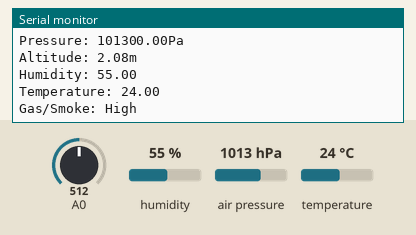
Recording of a sketch running on a simulated Arduino Uno, built with avr-gcc and run on an emulated ATmega328P. Parts: the last lines printed to the serial monitor. The test bench sets the inputs (shaded band); at power-on: A0 = 512, humidity 55 %, air pressure 1013 hPa, temperature 24 °C. No radio packets arrive unless stated.

Above: at 1.2 s.
1.3 s: A0 set to 492
At 2.8 s:
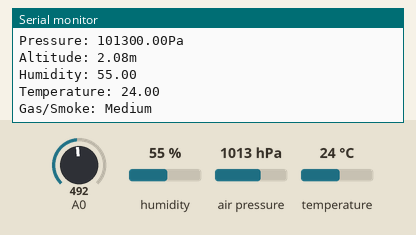
5.7 s: A0 set to 209
8.1 s: A0 set to 190
At 9.4 s:
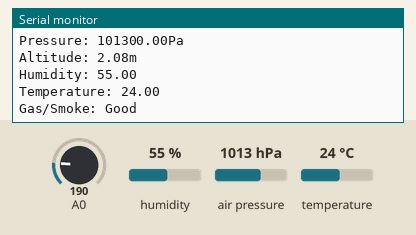

The sketch:

Transmitter.ino
```cpp
#include <RH_ASK.h>
#include <SPI.h>
#include <Wire.h>
#include <String.h>
#include "Adafruit_Si7021.h"
#include "Seeed_BME280.h"

RH_ASK driver(2000, 4, 2, 5);
Adafruit_Si7021 sensor = Adafruit_Si7021();
BME280 bme280;

void setup()
{
    Serial.begin(9600);
    if (!driver.init()){
         Serial.println("init failed");
    }
    if (!sensor.begin()||!bme280.init()){
    Serial.println("sensor error!");
    while (true);
  }
}

void loop()
{
  float pressure;
  float altitude;
  float humidity;
  float temperature;
  char* gassmoke;

  Serial.print("Pressure: ");
  Serial.print(pressure = bme280.getPressure());
  Serial.println("Pa");

  Serial.print("Altitude: ");
  Serial.print(altitude = bme280.calcAltitude(pressure));
  Serial.println("m");

  Serial.print("Humidity: ");
  Serial.println(humidity = sensor.readHumidity(), 2);
  Serial.print("Temperature: ");
  Serial.println(temperature = sensor.readTemperature(), 2);

  if (analogRead(A0) > 500) {
    Serial.println("Gas/Smoke: High");
    gassmoke = "Bad";
  }
  else if(analogRead(A0) > 200) {
    Serial.println("Gas/Smoke: Medium");
    gassmoke = "Medium";
  }
  else {
    Serial.println("Gas/Smoke: Good");
    gassmoke = "Good";
  }
    String final_data = String(pressure) + "|" + String(humidity) + "|" + String(temperature) + "|" + gassmoke + "|" + String(altitude);
    const char *dataTransmit = final_data.c_str();

    driver.send((uint8_t *)dataTransmit, strlen(dataTransmit));
    driver.waitPacketSent();
    delay(2000);
    Serial.println();
}
```

Measured:
- the behaviour switches between 501 and 500 on A0 (found by bisection; images 0 and 1)
- the behaviour switches between 201 and 200 on A0 (found by bisection; images 1 and 2)
- after the input at 1.3 s, the serial monitor: prints a new line after 0.89 s (image 1)
- after the input at 8.1 s, the serial monitor: prints a new line after 0.41 s (image 2)
